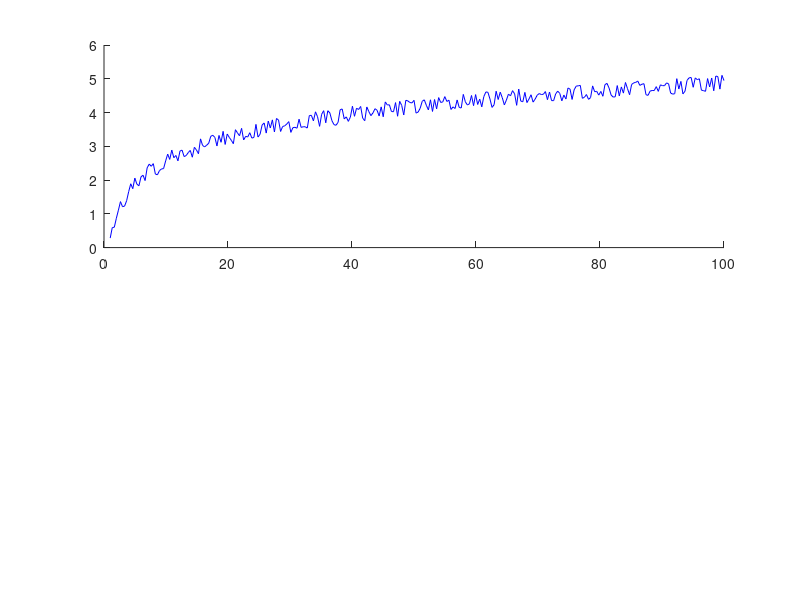

Here is the MATLAB script that generated this plot: (Note: this script raises an error after producing the figure.)
noise_magnitude = 0.5;

samples_n = 300;
x_samples = linspace(1, 100, samples_n);
y_samples = log(x_samples) + rand(1, samples_n) .* noise_magnitude;

figure;

subplot(2, 1, 1);
hold on
plot(x_samples, y_samples, 'b');
plot(x_samples, my_moving_average(y_samples, 5), 'r');

subplot(2, 1, 2);
hold on
plot(x_samples, y_samples, 'b');
plot(x_samples, my_exp_moving_average(y_samples, 0.1), 'r');